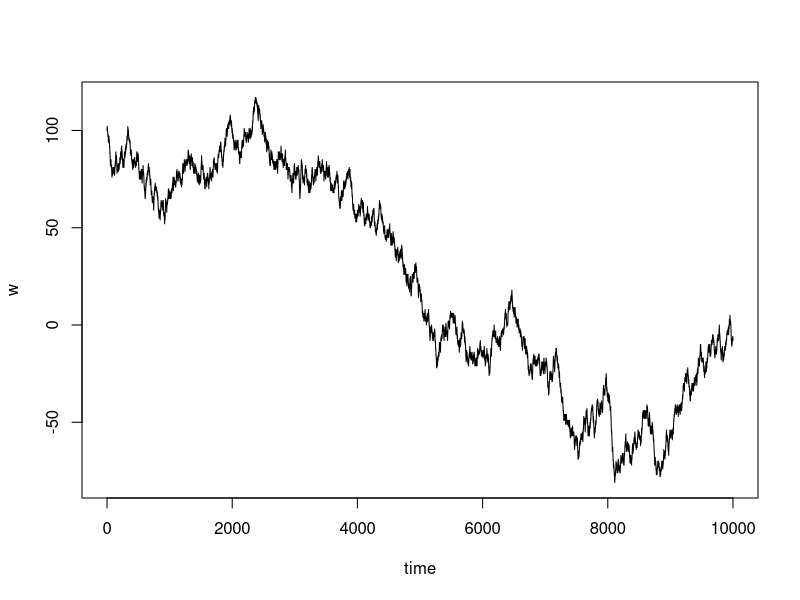
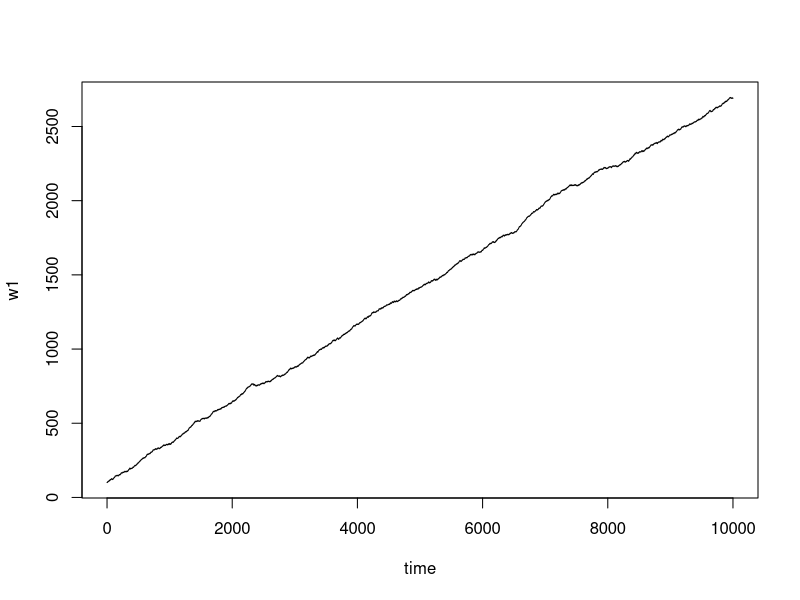

These charts were generated, in order, by the following R code: (Note: this script raises an error after producing the figures.)
#Q1

w0 <- 100 # Initial wealth
T <- 10000  # Terminal time

# Create empty objects to fill
w <- rep(0, T+1)
x <- rep(0, T)

# Fill initial wealth
w[1] = w0

for(t in 1:T){
  p <- runif(1) #Random probability to win in each period
  u <- runif(1) #determines if gambler has won in respective period (random shock) 
  if(u > p){ #gambler loses
    x[t] <- 0
    w[t+1] <- w[t] - 1
  } else { #gambler wins
    x[t] <- 1
    w[t+1] <- w[t] + 1
  }
}
time = 0:T
plot(time, w, type='l')

#Q2

w0 <- 100 # Initial wealth
T <- 10000  # Terminal time

# Create empty objects to fill
w1 <- rep(0, T+1)
x <- rep(0, T)
u <- runif(1) #random shock now defined outside loop 
# Fill initial wealth
w1[1] = w0

for(t in 1:T){
  p <- runif(1) #Random probability to win in each period
  if(u > p){ #gambler loses
    x[t] <- 0
    w1[t+1] <- w1[t] - 1
  } else { #gambler wins
    x[t] <- 1
    w1[t+1] <- w1[t] + 1
  }
}
time = 0:T
plot(time, w1, type='l')

#Q3

maxval<-max(w, w1) 
minval<-min(w, w1)
plot(x = periods, y=w, col = "blue", type = "l", ylim= c(minval, maxval), 
     main = "Gambler's wealth path", 
     xlab = "Number of bets", ylab = "Wealth")
lines(x = periods, y = w1, col = "red", type = "l")
legend("topleft", 
       legend = c("Random p and u", "Random p, fixed u"), 
       col= c("blue", "red"), lty = c(1, 1))

#Q4

w0 <- 100 # Initial wealth
M <- 10000  # Number of loops
R <- 100 #Number of realizations
V <- c(0, R) #vector to store the M+1 wealth for each realization
p <- runif(1,0,1) #outside loop to enable comparison between realizations

for(j in 1:R){  
  
  w2<-rep(0, M+1)  
  w2[1]<-w0
  
for(t in 1:M){
  u <- runif(1,0,1)
  if(u > p){ #gambler loses
    w2[t+1] <- w2[t] - 1
  } else { #gambler wins
    w2[t+1] <- w2[t] + 1
  }
}
  V[j]<-w2[M+1]
}

average <- mean(V)
print(average)

#Q5

#same as above, but p is different for each j in R
w0 <- 100 # Initial wealth
M <- 10000  # Number of loops
R <- 100 #Number of realizations
V <- c(0, R) #vector to store the M+1 wealth for each realization

for(j in 1:R){  
  p <- runif(1,0,1) 
  w3<-rep(0, M+1)  
  w3[1]<-w0
  
  for(t in 1:M){
    u <- runif(1,0,1)
    if(u > p){ #gambler loses
      w3[t+1] <- w3[t] - 1
    } else { #gambler wins
      w3[t+1] <- w3[t] + 1
    }
  }
  V[j]<-w3[M+1]
}

average2 <- mean(V)
print(average2)


